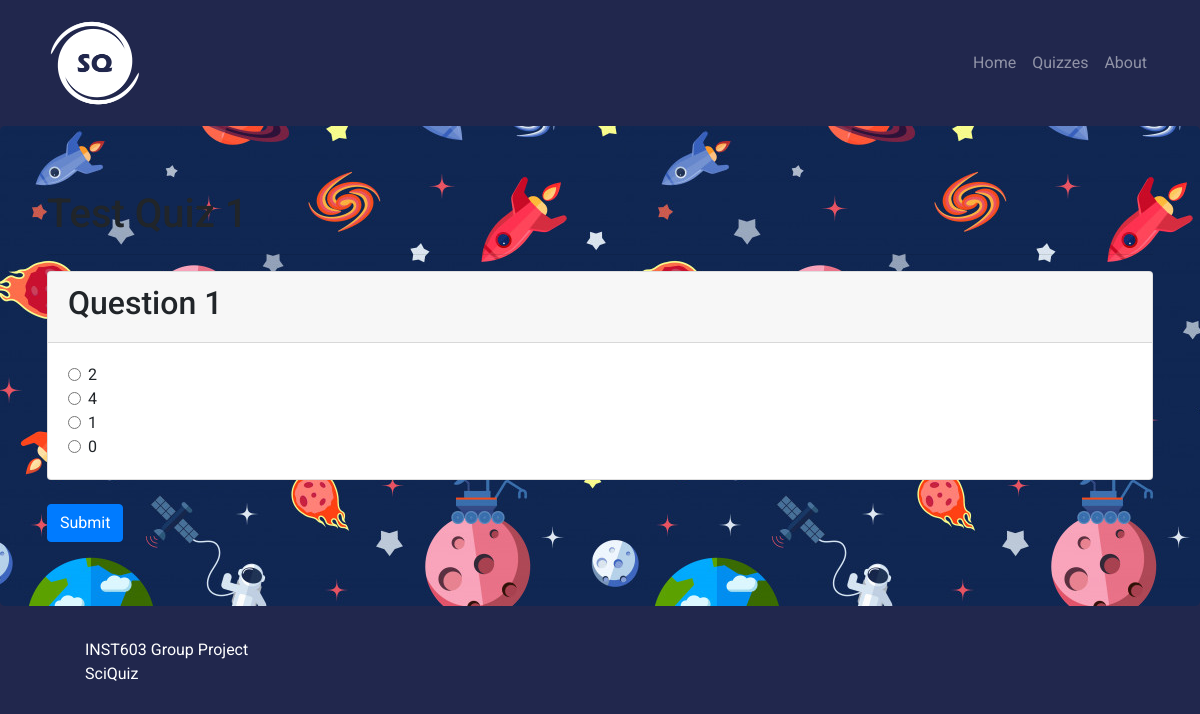
/quiz/1/, run on an earlier commit of the app's database.
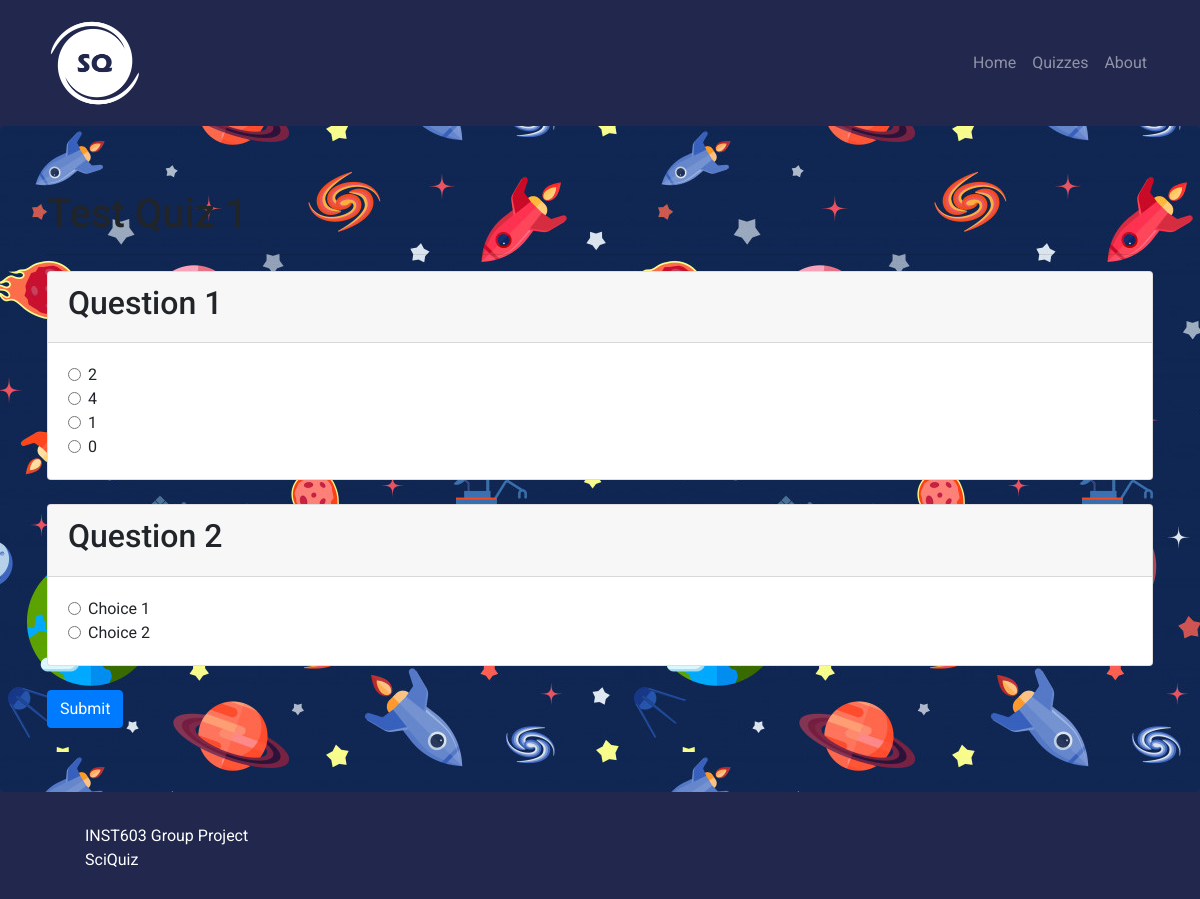
And on a later commit of the database.
### quiz/models.py (models this page shows)
class Question(models.Model):
    def __str__(self):
        return self.title
    title = models.CharField(default='',max_length=1000)
    description = models.TextField(default="")
    quiz = models.ForeignKey(Quiz, on_delete=models.CASCADE,default=None)

class Choice(models.Model):
    def __str__(self):
        return self.choice_text
    question = models.ForeignKey(Question, on_delete=models.CASCADE)
    choice_text = models.CharField(max_length=1000)
    is_correct = models.BooleanField(default=False)

### quiz/views.py (the view)
# urls.py: path('<int:quiz_id>/', views.quiz_questions, name='questions'),
def quiz_questions(request,quiz_id):
    context = {}
    res = request.POST
    context['message'] = False
    def checkAnswers(res):
        print(res)
        score = 0
        total_questions = 0
        incorrect = []
        for i in res:
            if i == "csrfmiddlewaretoken":
                continue
            elif res[i] == "True":
                score += 1
                total_questions += 1
            else:
                incorrect.append(Question.objects.get(title=i))
                total_questions += 1
        context['incorrect'] = incorrect
        if total_questions == 0:
            return 0
        else:
            return int((score/total_questions)*100)
    if res:
        context['message'] = True
        context['score'] = checkAnswers(res)
    try:
        quiz = Quiz.objects.filter(pk=quiz_id)
        quiz = quiz[0]
        questions = Question.objects.filter(quiz=quiz)
    except:
        print('404')
    context['quiz'] = quiz
    context['questions'] = questions
    print(context)
    return render(request,'quiz_questions.html',context)

### quiz/models.py (called while the page is built)
    def __str__(self):
        return self.title

### quiz/templates/quiz_questions.html (shortened to what this page needs)
{% extends "base.html" %} {% block content %} {% load static %}
<div class="jumbotron">
  <div class="container">
    <h1>{{quiz}}</h1>
    <hr />
    <form action="" method="POST">
      {% csrf_token %} {% for question in questions %}
      <div class="card">
        <div class="card-header">
          <h2 class="">{{question}}</h2>
        </div>
        <div class="card-body">
          {% for choice in question.choice_set.all %}
          <div class="form-check">
            <input
              required
              id="{{choice}}-{{question}}"
              class="form-check-input"
              type="radio"
              value="{{choice.is_correct}}"
              name="{{question}}"
            />
            <label for="{{choice}}" class="form-check-label">{{choice}}</label>
          </div>
          {% endfor %}
        </div>
      </div>
      <br />
      {% endfor %}
      <button type="submit" class="btn btn-primary">Submit</button>
    </form>
  </div>
</div>
{%endblock%}

What changed in the data, as far as the page shows it:
added Question: title "Question 2"
added Choice: choice_text "Choice 1", shown under "Question 2"
added Choice: choice_text "Choice 2", shown under "Question 2"
